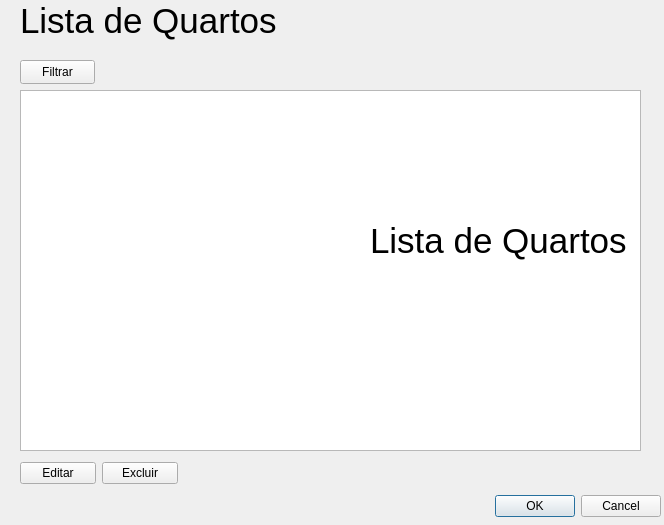
<?xml version="1.0" encoding="UTF-8"?>
<ui version="4.0">
 <class>listaQuartos</class>
 <widget class="QDialog" name="listaQuartos">
  <property name="geometry">
   <rect>
    <x>0</x>
    <y>0</y>
    <width>664</width>
    <height>525</height>
   </rect>
  </property>
  <property name="windowTitle">
   <string>Dialog</string>
  </property>
  <widget class="QDialogButtonBox" name="buttonBox">
   <property name="geometry">
    <rect>
     <x>320</x>
     <y>490</y>
     <width>341</width>
     <height>32</height>
    </rect>
   </property>
   <property name="orientation">
    <enum>Qt::Horizontal</enum>
   </property>
   <property name="standardButtons">
    <set>QDialogButtonBox::Cancel|QDialogButtonBox::Ok</set>
   </property>
  </widget>
  <widget class="QLabel" name="label">
   <property name="geometry">
    <rect>
     <x>20</x>
     <y>0</y>
     <width>281</width>
     <height>41</height>
    </rect>
   </property>
   <property name="font">
    <font>
     <pointsize>26</pointsize>
    </font>
   </property>
   <property name="text">
    <string>Lista de Quartos</string>
   </property>
  </widget>
  <widget class="QPushButton" name="btn_filtrar">
   <property name="geometry">
    <rect>
     <x>20</x>
     <y>60</y>
     <width>75</width>
     <height>24</height>
    </rect>
   </property>
   <property name="text">
    <string>Filtrar</string>
   </property>
  </widget>
  <widget class="QTableWidget" name="tb_listaQuartos">
   <property name="geometry">
    <rect>
     <x>20</x>
     <y>90</y>
     <width>621</width>
     <height>361</height>
    </rect>
   </property>
  </widget>
  <widget class="QWidget" name="layoutWidget">
   <property name="geometry">
    <rect>
     <x>20</x>
     <y>460</y>
     <width>158</width>
     <height>26</height>
    </rect>
   </property>
   <layout class="QHBoxLayout" name="horizontalLayout">
    <item>
     <widget class="QPushButton" name="btn_editar">
      <property name="text">
       <string>Editar</string>
      </property>
     </widget>
    </item>
    <item>
     <widget class="QPushButton" name="btn_excluir">
      <property name="text">
       <string>Excluir</string>
      </property>
     </widget>
    </item>
   </layout>
  </widget>
  <widget class="QLabel" name="label_2">
   <property name="geometry">
    <rect>
     <x>370</x>
     <y>220</y>
     <width>281</width>
     <height>41</height>
    </rect>
   </property>
   <property name="font">
    <font>
     <pointsize>26</pointsize>
    </font>
   </property>
   <property name="text">
    <string>Lista de Quartos</string>
   </property>
  </widget>
 </widget>
 <resources/>
 <connections>
  <connection>
   <sender>buttonBox</sender>
   <signal>accepted()</signal>
   <receiver>listaQuartos</receiver>
   <slot>accept()</slot>
   <hints>
    <hint type="sourcelabel">
     <x>248</x>
     <y>254</y>
    </hint>
    <hint type="destinationlabel">
     <x>157</x>
     <y>274</y>
    </hint>
   </hints>
  </connection>
  <connection>
   <sender>buttonBox</sender>
   <signal>rejected()</signal>
   <receiver>listaQuartos</receiver>
   <slot>reject()</slot>
   <hints>
    <hint type="sourcelabel">
     <x>316</x>
     <y>260</y>
    </hint>
    <hint type="destinationlabel">
     <x>286</x>
     <y>274</y>
    </hint>
   </hints>
  </connection>
 </connections>
</ui>
